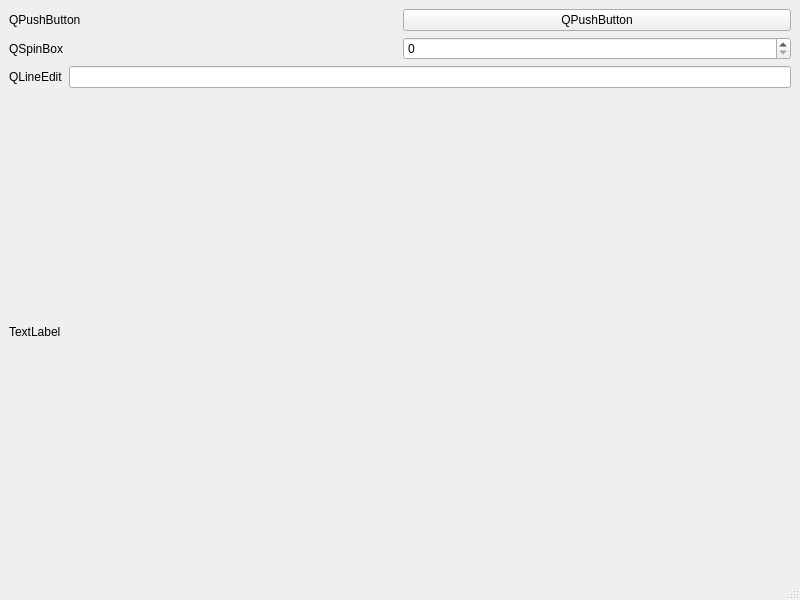
<?xml version="1.0" encoding="UTF-8"?>
<ui version="4.0">
 <class>MainWindow</class>
 <widget class="QMainWindow" name="MainWindow">
  <property name="geometry">
   <rect>
    <x>0</x>
    <y>0</y>
    <width>800</width>
    <height>600</height>
   </rect>
  </property>
  <property name="windowTitle">
   <string>MainWindow</string>
  </property>
  <widget class="QWidget" name="centralwidget">
   <layout class="QVBoxLayout" name="verticalLayout">
    <item>
     <layout class="QHBoxLayout" name="horizontalLayout">
      <item>
       <widget class="QLabel" name="label">
        <property name="text">
         <string>QPushButton</string>
        </property>
       </widget>
      </item>
      <item>
       <widget class="QPushButton" name="pushButton">
        <property name="text">
         <string>QPushButton</string>
        </property>
       </widget>
      </item>
     </layout>
    </item>
    <item>
     <layout class="QHBoxLayout" name="horizontalLayout_2">
      <item>
       <widget class="QLabel" name="label_2">
        <property name="text">
         <string>QSpinBox</string>
        </property>
       </widget>
      </item>
      <item>
       <widget class="QSpinBox" name="spinBox"/>
      </item>
     </layout>
    </item>
    <item>
     <layout class="QHBoxLayout" name="horizontalLayout_3">
      <item>
       <widget class="QLabel" name="label_3">
        <property name="text">
         <string>QLineEdit</string>
        </property>
       </widget>
      </item>
      <item>
       <widget class="QLineEdit" name="lineEdit"/>
      </item>
     </layout>
    </item>
    <item>
     <widget class="QLabel" name="label_4">
      <property name="text">
       <string>TextLabel</string>
      </property>
     </widget>
    </item>
   </layout>
  </widget>
  <widget class="QMenuBar" name="menubar">
   <property name="geometry">
    <rect>
     <x>0</x>
     <y>0</y>
     <width>800</width>
     <height>33</height>
    </rect>
   </property>
  </widget>
  <widget class="QStatusBar" name="statusbar"/>
 </widget>
 <resources/>
 <connections/>
</ui>
